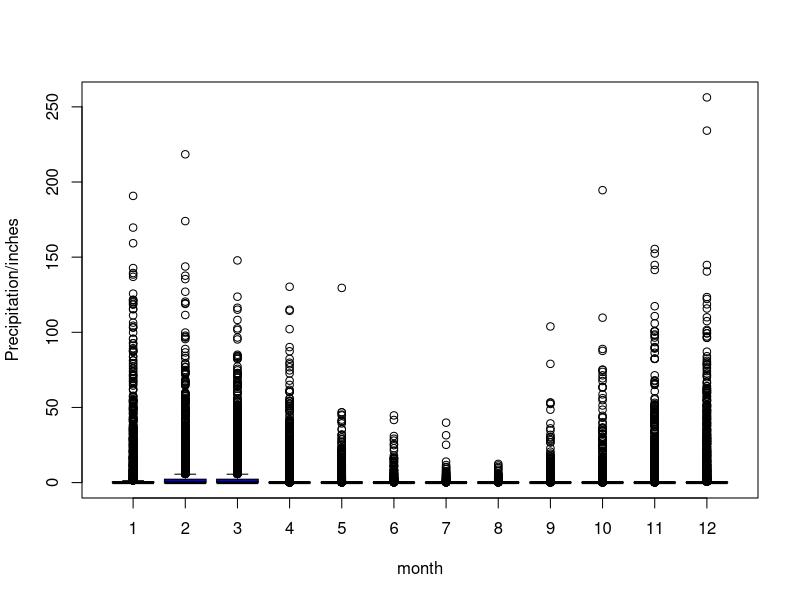
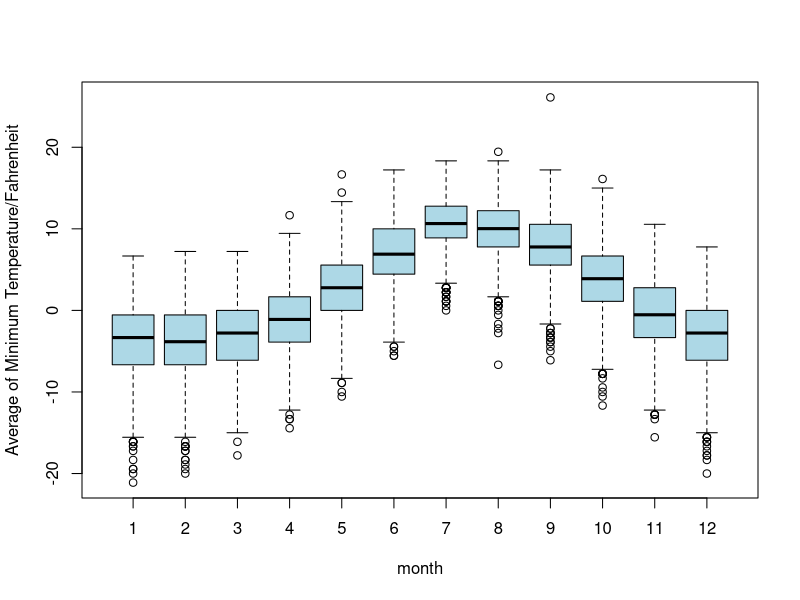
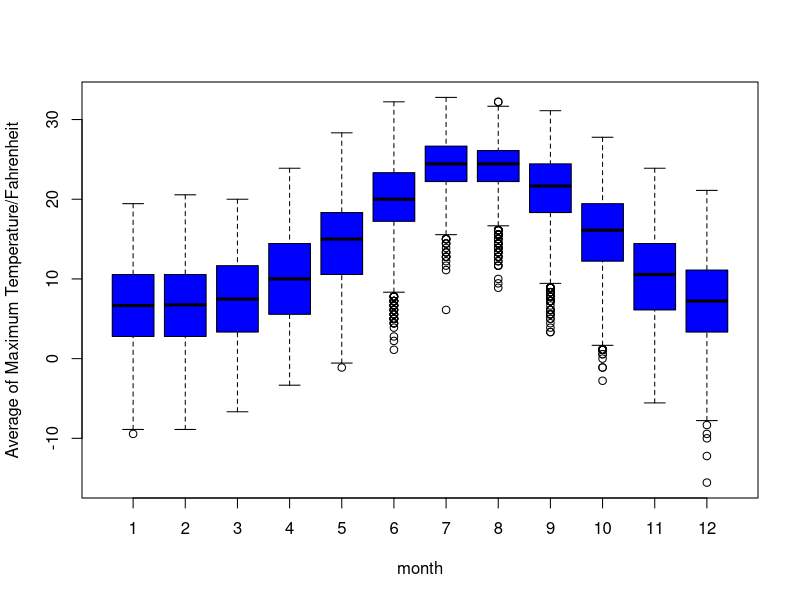
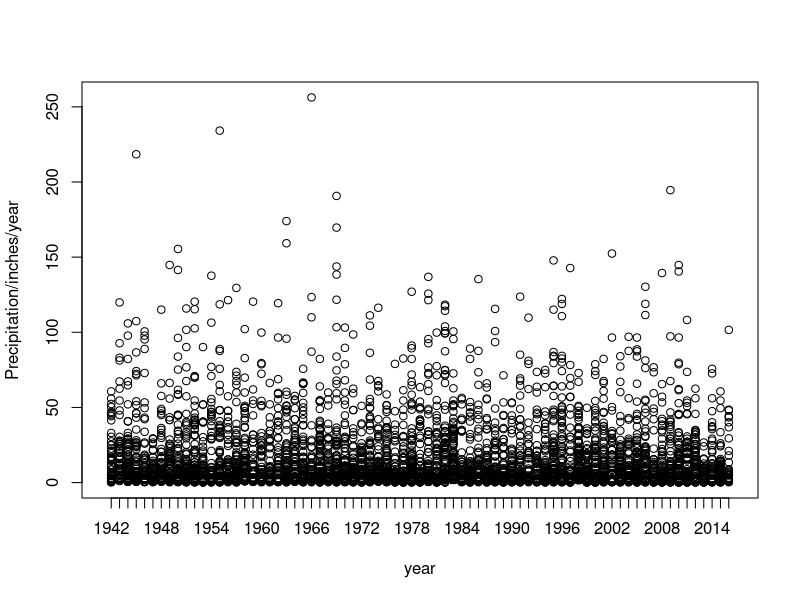
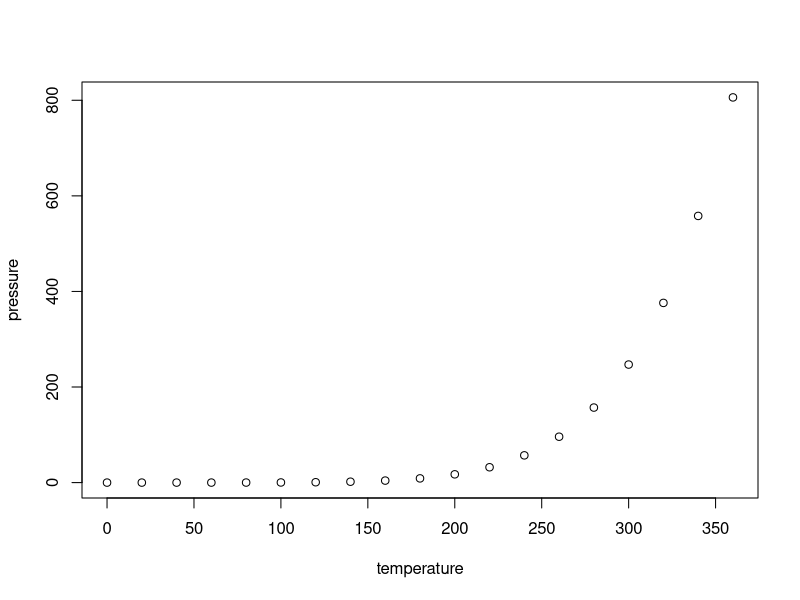

These figures' R source, in order:
## ---- chunk 1
knitr::opts_chunk$set(echo = TRUE)
## ---- chunk 2
climate = read.table("clim.txt", header=T)
boxplot(climate$rain~climate$month,
  ylab="Precipitation/inches",
  xlab="month", col="blue")
## ---- chunk 3
climate = read.table("clim.txt", header=T)
boxplot(climate$tmin~climate$month,
  ylab="Average of Minimum Temperature/Fahrenheit",
  xlab="month", col="lightblue")
## ---- chunk 4
climate = read.table("clim.txt", header=T)
boxplot(climate$tmax~climate$month,
  ylab="Average of Maximum Temperature/Fahrenheit",
  xlab="month", col="blue")
## ---- chunk 5
rainfall= read.table("clim.txt", header=T)
boxplot(rainfall$rain~rainfall$year,
  ylab="Precipitation/inches/year",
  xlab="year", col="orange")
## ---- chunk 6
result=which.max(rainfall$rain)
rainfall[result,]
## ---- chunk 7
result=which.min(rainfall$rain)
rainfall[result,]
## ---- chunk 8
plot(pressure)
